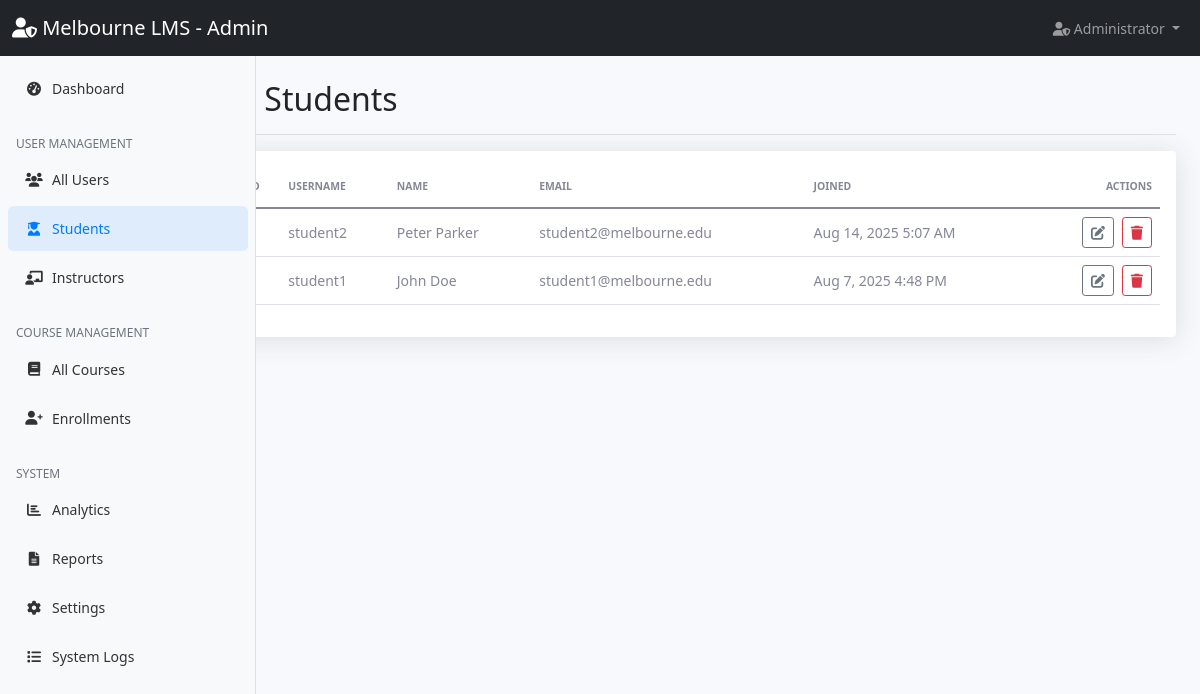
The app's page /admin/students.php (signed in) with its own data.
### tables this page shows
CREATE TABLE `users` (
  `id` int(11) NOT NULL,
  `username` varchar(50) NOT NULL,
  `email` varchar(100) NOT NULL,
  `password` varchar(255) NOT NULL,
  `first_name` varchar(50) NOT NULL,
  `last_name` varchar(50) NOT NULL,
  `role` enum('student','instructor','admin') NOT NULL,
  `profile_image` varchar(255) DEFAULT NULL,
  `created_at` timestamp NOT NULL DEFAULT current_timestamp(),
  `updated_at` timestamp NOT NULL DEFAULT current_timestamp() ON UPDATE current_timestamp()
);

### config/database.php (called while the page is built, shortened)
<?php
function formatDate($date)
{
    return date('M j, Y g:i A', strtotime($date));
}

### admin/students.php (the view, shortened to what this page needs)
<?php
require_once '../config/database.php';
$database = new Database();
$db = $database->getConnection();
$usersStmt = $db->prepare('SELECT id, username, first_name, last_name, email, created_at FROM users WHERE role = ? ORDER BY created_at DESC');
$usersStmt->execute(['student']);
$students = $usersStmt->fetchAll(PDO::FETCH_ASSOC);
?>
<!DOCTYPE html>
<html lang="en">
<head>
    <link href="https://cdn.jsdelivr.net/npm/bootstrap@5.1.3/dist/css/bootstrap.min.css" rel="stylesheet">
    <link href="https://cdnjs.cloudflare.com/ajax/libs/font-awesome/6.0.0/css/all.min.css" rel="stylesheet">
    <link href="../assets/css/dashboard.css" rel="stylesheet">
</head>
<body>
    <?php include '../includes/admin_navbar.php'; ?>
    <div class="container-fluid">
        <div class="row">
            <?php include '../includes/admin_sidebar.php'; ?>
            <main class="col-md-9 ms-sm-auto col-lg-10 px-md-4">
                <div class="d-flex justify-content-between flex-wrap flex-md-nowrap align-items-center pt-3 pb-2 mb-3 border-bottom">
                    <h1 class="h2"><i class="fas fa-user-graduate"></i> Students</h1>
                </div>
                <div class="card shadow">
                    <div class="card-body">
                        <?php if (empty($students)): ?>
                            <p class="text-muted">No students found.</p>
                        <?php else: ?>
                            <div class="table-responsive">
                                <table class="table table-hover align-middle">
                                    <thead>
                                        <tr>
                                            <th>ID</th>
                                            <th>Username</th>
                                            <th>Name</th>
                                            <th>Email</th>
                                            <th>Joined</th>
                                            <th class="text-end">Actions</th>
                                        </tr>
                                    </thead>
                                    <tbody>
                                        <?php foreach ($students as $u): ?>
                                            <tr>
                                                <td><?php echo $u['id']; ?></td>
                                                <td><?php echo htmlspecialchars($u['username']); ?></td>
                                                <td><?php echo htmlspecialchars($u['first_name'] . ' ' . $u['last_name']); ?></td>
                                                <td><?php echo htmlspecialchars($u['email']); ?></td>
                                                <td><?php echo formatDate($u['created_at']); ?></td>
                                                <td class="text-end">
                                                    <a class="btn btn-sm btn-outline-secondary" href="user_edit.php?id=<?php echo $u['id']; ?>"><i class="fas fa-edit"></i></a>
                                                    <?php if ($u['id'] !== (int)$_SESSION['user_id']): ?>
                                                        <form method="post" class="d-inline ms-1" onsubmit="return confirm('Delete this user?');">
                                                            <button name="delete_user" class="btn btn-sm btn-outline-danger"><i class="fas fa-trash"></i></button>
                                                        </form>
                                                    <?php endif; ?>
                                                </td>
                                            </tr>
                                        <?php endforeach; ?>
                                    </tbody>
                                </table>
                            </div>
                        <?php endif; ?>
                    </div>
                </div>
            </main>
        </div>
    </div>
</body>
</html>

### assets/css/dashboard.css (style rules this page uses)
body { font-size: .875rem; background-color: #f8f9fc; }
main { padding-top: 0.5rem; }
.card { box-shadow: 0 0.15rem 1.75rem 0 rgba(58, 59, 69, 0.15) !important; border: none; }
.btn { border-radius: 0.35rem; font-weight: 400; }
.btn-sm { padding: 0.25rem 0.5rem; font-size: 0.875rem; border-radius: 0.2rem; }
.table { color: #858796; }
.table th { border-top: none; font-weight: 600; text-transform: uppercase; font-size: 0.65rem; padding-top: 0.75rem; padding-bottom: 0.75rem; }
@media (min-width: 769px) { main { margin-left: 16rem; } }
.shadow { box-shadow: 0 0.15rem 1.75rem 0 rgba(58, 59, 69, 0.15) !important; }

### records on screen
users: username "student2", first_name+last_name "Peter Parker", email "student2@melbourne.edu", created_at "Aug 14, 2025 5:07 AM"
users: username "student1", first_name+last_name "John Doe", email "student1@melbourne.edu", created_at "Aug 7, 2025 4:48 PM"
